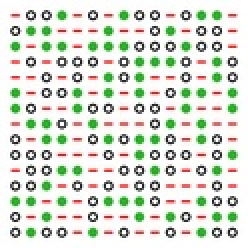
#> input picture mire_315a.jpg, 124 x 124 px, shrunk from 512 x 512 before the run, found by its file name (shown 2 times larger)
$ python 'test reperage mire.py'
#> lines starting #> are read from the running program, lines starting #| are printed output that depends on the picture
from __future__ import print_function
import sys
import cv2 as cv

## [global_variables]
use_mask = False
img = None
templ = None
mask = None
image_window = "Source Image"
result_window = "Result window"

match_method = 0
max_Trackbar = 5
## [global_variables]


    ## [load_image]


def MatchingMethod(param):

    global match_method
    match_method = param

    ## [copy_source]
    img_display = img.copy()
    ## [copy_source]
    ## [match_template]
    method_accepts_mask = (cv.TM_SQDIFF == match_method or match_method == cv.TM_CCORR_NORMED)
    if (use_mask and method_accepts_mask):
        result = cv.matchTemplate(img, templ, match_method, None, mask)
    else:
        result = cv.matchTemplate(img, templ, match_method)
    ## [match_template]

    ## [normalize]
    cv.normalize( result, result, 0, 1, cv.NORM_MINMAX, -1 )
    ## [normalize]
    ## [best_match]
    _minVal, _maxVal, minLoc, maxLoc = cv.minMaxLoc(result, None)
    ## [best_match]

    ## [match_loc]
    if (match_method == cv.TM_SQDIFF or match_method == cv.TM_SQDIFF_NORMED):
        matchLoc = minLoc
    else:
        matchLoc = maxLoc
    ## [match_loc]

    ## [imshow]
    cv.rectangle(img_display, matchLoc, (matchLoc[0] + templ.shape[0], matchLoc[1] + templ.shape[1]), (0,0,0), 2, 8, 0 )
    cv.rectangle(result, matchLoc, (matchLoc[0] + templ.shape[0], matchLoc[1] + templ.shape[1]), (0,0,0), 2, 8, 0 )
    cv.imshow(image_window, img_display)
    cv.imshow(result_window, result)
    ## [imshow]
    pass

img = cv.imread('mire_315a.jpg',cv.IMREAD_COLOR)
#> img is the input picture: shape (124, 124, 3); mean B, G, R 212.2, 223.5, 218
templ = cv.imread('mire_test.jpg',cv.IMREAD_COLOR)
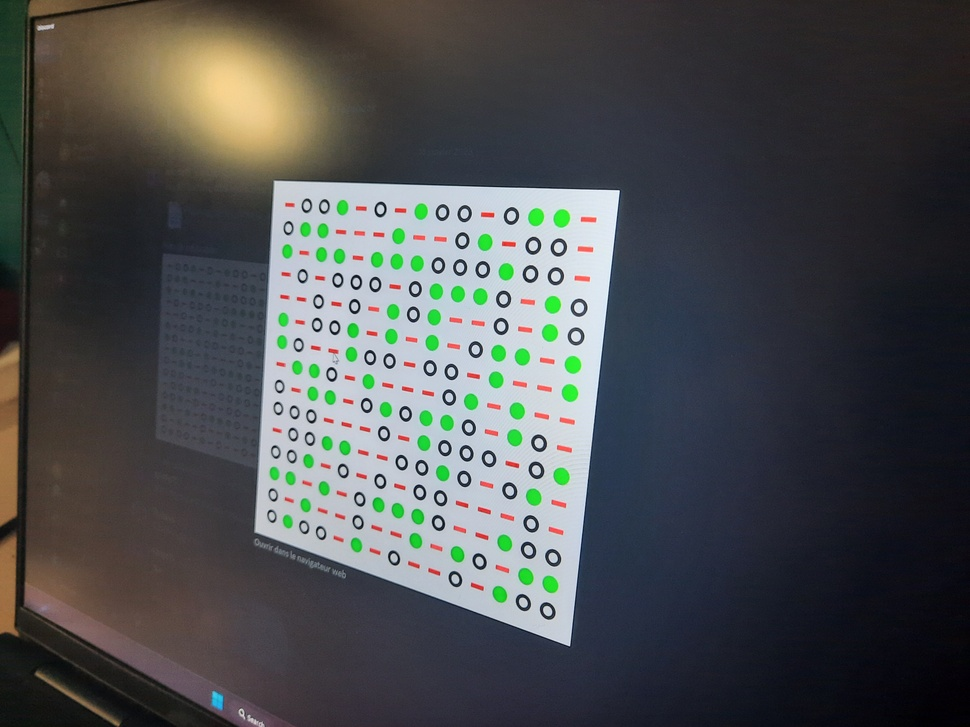
#> input picture mire_test.jpg, 970 x 727 px, shrunk from 4000 x 3000 before the run, found by its file name
#> templ is the input picture: shape (727, 970, 3); mean B, G, R 79.8, 78.8, 76.8

cv.imshow("mire", img)
cv.imshow("image test", templ)

    ## [create_windows]
cv.namedWindow( image_window, cv.WINDOW_AUTOSIZE )
cv.namedWindow( result_window, cv.WINDOW_AUTOSIZE )

    ## [create_windows]

    ## [create_trackbar]
trackbar_label = 'Method: \n 0: SQDIFF \n 1: SQDIFF NORMED \n 2: TM CCORR \n 3: TM CCORR NORMED \n 4: TM COEFF \n 5: TM COEFF NORMED'
cv.createTrackbar( trackbar_label, image_window, match_method, max_Trackbar, MatchingMethod )
    ## [create_trackbar]

MatchingMethod(match_method)
#> in MatchingMethod, `result = cv.matchTemplate(img, templ, match_method)`:
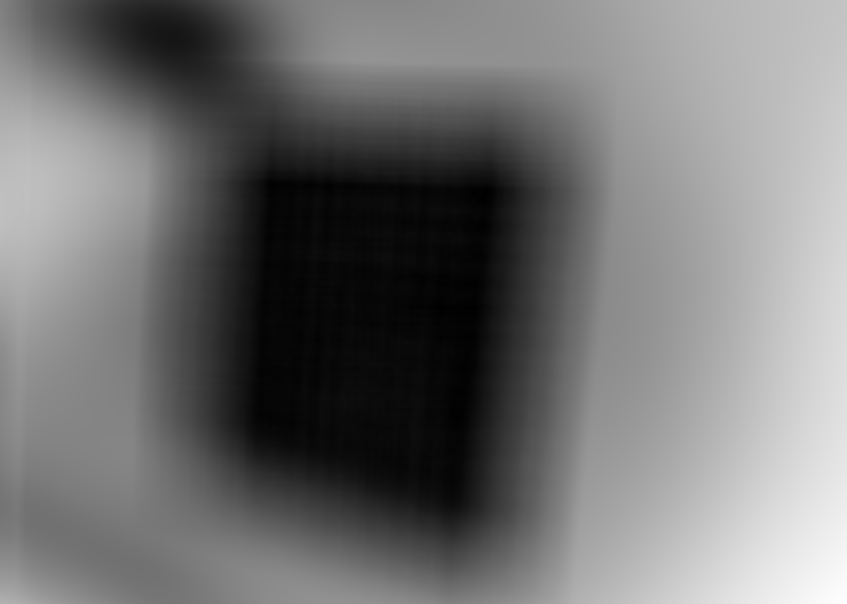
#> result: shape (604, 847) float32; min 318709216, max 2.18e+09, mean 1.15e+09; drawn with min black and max white
#> in MatchingMethod, `_minVal, _maxVal, minLoc, maxLoc = cv.minMaxLoc(result, None)`: minLoc = (473, 307); maxLoc = (846, 603)
#> in MatchingMethod, `matchLoc = minLoc`: matchLoc = (473, 307)
#> in MatchingMethod, `cv.rectangle(result, matchLoc, (matchLoc[0] + templ.shape[0], matchLoc..`:
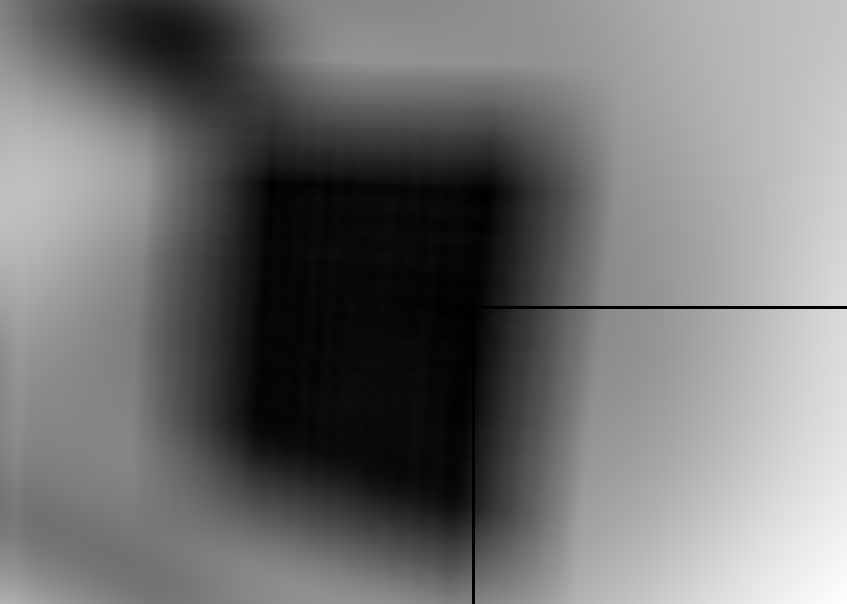
#> result: shape (604, 847) float32; min 0, max 1, mean 0.446

    ## [wait_key]
cv.waitKey(0)
    ## [wait_key]
